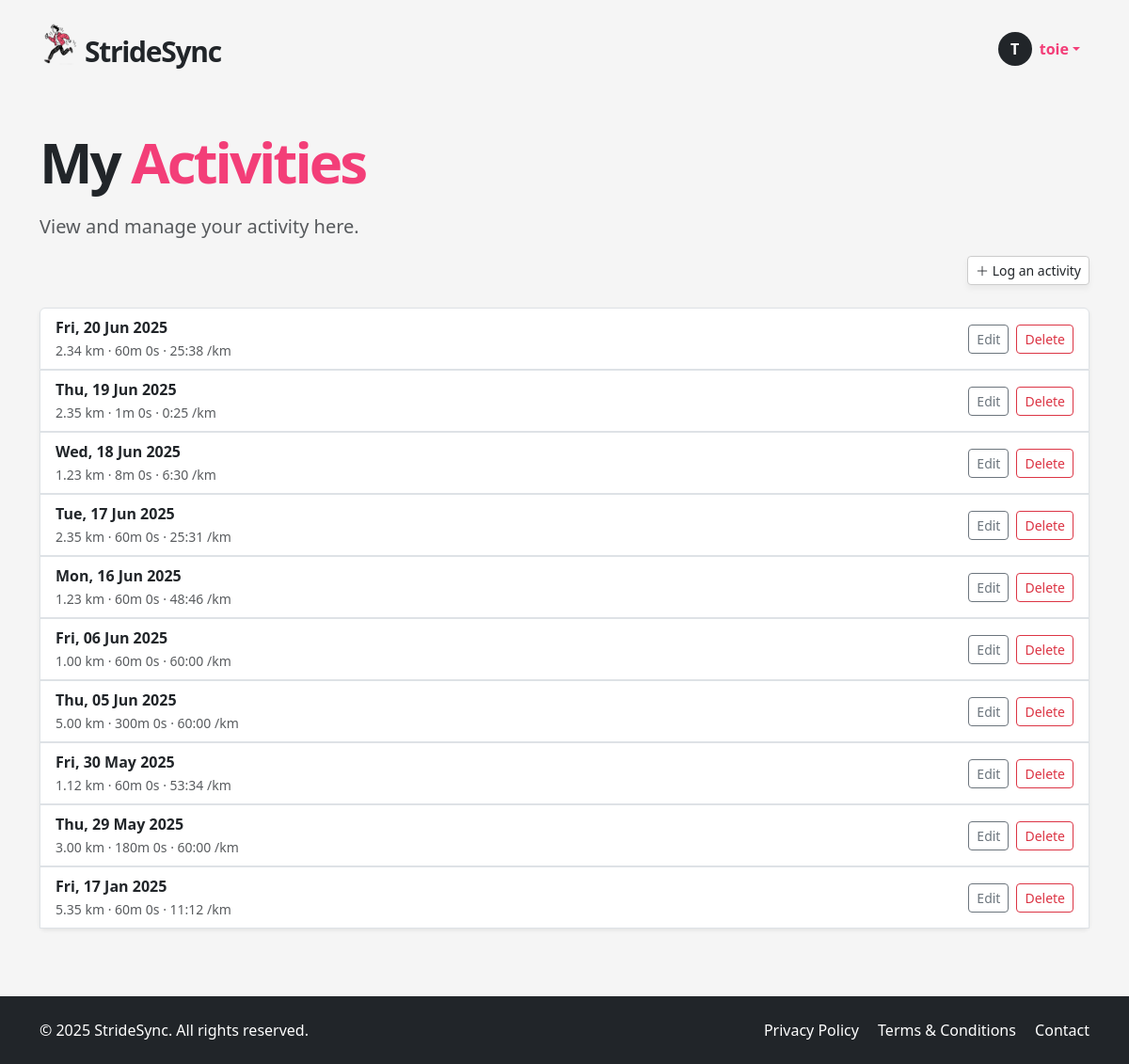
/my-activities (signed in), run on the app's committed database.
### app/models.py (models this page shows, shortened)
class User(UserMixin, db.Model):
    __tablename__ = "users"
    id = sa.Column(sa.Integer, primary_key=True)
    email = sa.Column(sa.String(120), unique=True, nullable=False, index=True)
    password_hash = sa.Column(sa.String(256))
    username = sa.Column(sa.String(64), unique=True, nullable=False, index=True)
    role = sa.Column(sa.Enum(UserRole), default=UserRole.USER, nullable=False)
    is_verified = sa.Column(sa.Boolean, default=False)
    verification_token = sa.Column(sa.String(128), nullable=False, default=lambda: secrets.token_urlsafe(32))
    reset_token = db.Column(db.String, nullable=True)
    reset_token_expiry = db.Column(db.DateTime, nullable=True)
    runs = so.relationship("Run", back_populates="user", cascade="all, delete-orphan")
    groups = so.relationship("Group", secondary=user_groups, back_populates="members")
    admin_of_groups = so.relationship("Group", secondary=group_admins, back_populates="admins")

class Run(db.Model):
    __tablename__ = "runs"
    id = sa.Column(sa.Integer, primary_key=True)
    date = sa.Column(sa.DateTime(timezone=True), index=True)
    distance = sa.Column(Numeric(precision=8, scale=2))  # replaces sa.Integer
    time = sa.Column(sa.Integer)      # seconds (duration)
    pace = sa.Column(sa.Integer)      # seconds per km
    user_id = sa.Column(sa.Integer, sa.ForeignKey("users.id"), index=True)
    user = so.relationship("User", back_populates="runs")
    groups = so.relationship("Group", secondary=run_groups, back_populates="runs")

### app/routes.py (the view)
@app.route('/my-activities')
@login_required
def my_activities():
    runs = db.session.scalars(
        sa.select(Run).where(Run.user_id == current_user.id).order_by(Run.date.desc())
    ).all()
    form = LogActivityForm()
    form.groups.choices = [(g.id, g.name) for g in current_user.groups]
    edit_form = EditRunForm()
    edit_form.groups.choices = [(g.id, g.name) for g in current_user.groups]
    delete_form = DeleteRunForm()
    return render_template(
        "my_activities.html",
        runs=runs,
        form=form,
        edit_form=edit_form,
        delete_form=delete_form,
        user=current_user
    )

### app/models.py (called while the page is built)
@login.user_loader
def load_user(id):
    return db.session.get(User, int(id))

### app/templates/my_activities.html (shortened to what this page needs)
{% extends "base.html" %}
{% block content %}
<section class="py-5">
  <div class="container">
    <h1 class="display-4 fw-bold mb-4 hero-title">My <span>Activities</span></h1>
    <p class="lead text-muted ">View and manage your activity here.</p>
    <div class="mb-4 justify-content-end d-flex">
      <a href="#" class="btn btn-soft btn-sm" data-bs-toggle="modal" data-bs-target="#logActivityModal">
          <i class="bi bi-plus-lg"></i> Log an activity
        </a>
    </div>
    {% if runs %}
    <div class="list-group shadow-sm">
      {% for run in runs %}
        <div class="list-group-item d-flex justify-content-between align-items-center">
          <div>
            <strong>{{ run.date.strftime('%a, %d %b %Y') }}</strong><br>
            <small class="text-muted">
              {{ run.distance }} km · {{ run.time // 60 }}m {{ run.time % 60 }}s ·
              {{ "%d:%02d" % (run.pace // 60, run.pace % 60) }} /km
            </small>
          </div>
          <div class="d-flex gap-2">
            <button class="btn btn-sm btn-outline-secondary" data-bs-toggle="modal" data-bs-target="#editRunModal{{ run.id }}">Edit</button>
            <button class="btn btn-sm btn-outline-danger" data-bs-toggle="modal" data-bs-target="#deleteRunModal{{ run.id }}">Delete</button>
          </div>
        </div>
                    {% set selected_group_ids = run.groups | map(attribute='id') | list %}
      {% endfor %}
    </div>
    {% else %}
      <p class="text-muted">No runs logged yet. Start by adding a new one.</p>
    {% endif %}
  </div>
</section>
{% endblock %}

### app/templates/base.html (shortened to what this page needs)
<!DOCTYPE html>
<html lang="en">
<head>
  <link href="https://cdn.jsdelivr.net/npm/bootstrap@5.3.6/dist/css/bootstrap.min.css" rel="stylesheet">
  <link href="https://cdn.jsdelivr.net/npm/bootstrap-icons@1.10.5/font/bootstrap-icons.css" rel="stylesheet">
  <link rel="stylesheet" href="{{ url_for('static', filename='style.css') }}">
</head>
<body>
  <header>
    <nav class="navbar">
      <div class="container d-flex justify-content-between align-items-center py-2">
        <a href="/index" class="text-decoration-none logo-container d-flex align-items-center">
          <img src="{{ url_for('static', filename='img/icon.png') }}" width="40px" alt="StrideSync logo">
          <p class="logo mb-0 ms-2">StrideSync</p>
        </a>
        <ul class="navbar-nav flex-row align-items-center mb-0 menubox">
          {% if current_user.is_anonymous %}
            <li class="nav-item">
              <a class="btn btn-dark px-4" href="{{ url_for('login') }}">LOGIN</a>
            </li>
          {% else %}
            <li class="nav-item dropdown">
              <a class="nav-link dropdown-toggle d-flex align-items-center" href="#" id="userDropdown" role="button" data-bs-toggle="dropdown" aria-expanded="false">
                <div class="avatar-circle bg-dark text-white rounded-circle d-flex justify-content-center align-items-center me-2" style="width: 36px; height: 36px; font-weight: bold;">
                  {{ current_user.username[0]|upper }}
                </div>
                <span class="fw-semibold">{{ current_user.username }}</span>
              </a>
            </li>
          {% endif %}
        </ul>
      </div>
    </nav>
  </header>
  <main>
    {% block content %}{% endblock %}
  </main>
  <footer class="bg-dark text-white py-4">
    <div class="container d-flex flex-column flex-md-row justify-content-between align-items-center">
      <div class="mb-2 mb-md-0">
        &copy; 2025 StrideSync. All rights reserved.
      </div>
      <div>
        <a href="/privacy" class="text-white text-decoration-none me-3">Privacy Policy</a>
        <a href="/terms" class="text-white text-decoration-none me-3">Terms & Conditions</a>
        <a href="/contact" class="text-white text-decoration-none">Contact</a>
      </div>
    </div>
  </footer>
</body>
</html>

### app/static/style.css (style rules this page uses)
html, body { height: 100%; margin: 0; display: flex; flex-direction: column; scroll-behavior: smooth; }
body { background-color: #f5f5f5; }
main { flex: 1; }
a { color: #f33e78; }
.logo { font-size: 30px; font-weight: 700; letter-spacing: -1.3px; margin-top: 15px; }
.logo-container { color: unset; }
.hero-title { font-weight: 900 !important; font-size: 60px; letter-spacing: -3px; line-height: 60px; }
.hero-title span { color: #f33e78; }
.btn-soft, .btn-soft-white { background: white; border: 1px solid #ccc; box-shadow: 0 4px 6px rgba(0,0,0,0.05); }
.nav-link { color: #f33e78 !important; }
.menubox { margin-top: 10px; margin-right: 10px; }
footer { background-color: #333; }

### data on the page
User: username "T", username "toie"
Run: date "Fri, 20 Jun 2025", distance "2.34", time "60", run.time%60 "0", pace "25:38"
Run: date "Thu, 19 Jun 2025", distance "2.35", time "1", run.time%60 "0", pace "0:25"
Run: date "Wed, 18 Jun 2025", distance "1.23", time "8", run.time%60 "0", pace "6:30"
Run: date "Tue, 17 Jun 2025", distance "2.35", time "60", run.time%60 "0", pace "25:31"
Run: date "Mon, 16 Jun 2025", distance "1.23", time "60", run.time%60 "0", pace "48:46"
Run: date "Fri, 06 Jun 2025", distance "1.00", time "60", run.time%60 "0", pace "60:00"
Run: date "Thu, 05 Jun 2025", distance "5.00", time "300", run.time%60 "0", pace "60:00"
Run: date "Fri, 30 May 2025", distance "1.12", time "60", run.time%60 "0", pace "53:34"
Run: date "Thu, 29 May 2025", distance "3.00", time "180", run.time%60 "0", pace "60:00"
Run: date "Fri, 17 Jan 2025", distance "5.35", time "60", run.time%60 "0", pace "11:12"
